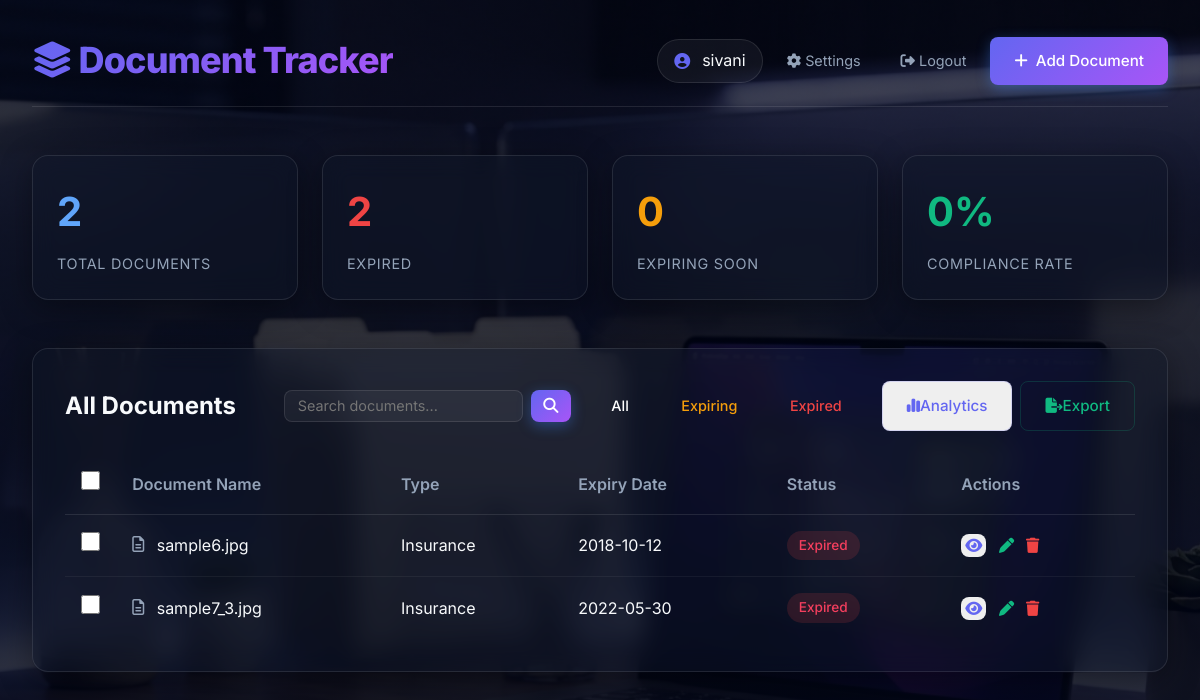
Screenshot of / (signed in) with the database file from the repository.
### tables this page shows
CREATE TABLE users (
            id INTEGER PRIMARY KEY AUTOINCREMENT,
            username TEXT UNIQUE NOT NULL,
            password_hash TEXT NOT NULL
        );

CREATE TABLE documents (
id INTEGER PRIMARY KEY AUTOINCREMENT,
name TEXT,
type TEXT,
expiry_date TEXT
, filename TEXT, user_id INTEGER REFERENCES users (id), tags TEXT);

### app.py (the view)
@app.route('/')
@login_required
def dashboard():
    search_query = request.args.get('search', '')
    db = get_db()
    cursor = db.cursor()
    if search_query:
        cursor.execute("""
            SELECT * FROM documents
            WHERE user_id = ? AND (name LIKE ? OR type LIKE ?)
        """, (current_user.id, f'%{search_query}%', f'%{search_query}%'))
    else:
        cursor.execute("SELECT * FROM documents WHERE user_id = ?", (current_user.id,))
    docs = cursor.fetchall()
    today = date.today()
    expired = expiring = 0
    processed_docs = []
    for row in docs:
        d = dict(row) # Convert to dict
        status = "No Expiry"
        expiry_str = d['expiry_date']
        expiry_date = None
        if expiry_str:
            try:
                expiry_date = datetime.strptime(str(expiry_str), '%Y-%m-%d').date()
            except:
                expiry_date = None
        if expiry_date:
            days = (expiry_date - today).days
            if days < 0:
                status = "Expired"
                expired += 1
            elif days <= 15:
                status = "Expiring Soon"
                expiring += 1
            else:
                status = "Valid"
        d['status'] = status
        processed_docs.append(d)
    total = len(processed_docs)
    compliance = 0 if total == 0 else int(((total - expired) / total) * 100)
    return render_template(
        'dashboard.html',
        docs=processed_docs,
        total=total,
        expired=expired,
        expiring=expiring,
        compliance=compliance,
        search_query=search_query
    )

### app.py (called while the page is built)
@login_manager.user_loader
def load_user(user_id):
    db = get_db()
    cursor = db.cursor()
    cursor.execute("SELECT * FROM users WHERE id = ?", (user_id,))
    user_row = cursor.fetchone()
    db.close()
    if user_row:
        return User(id=user_row['id'], username=user_row['username'])
    return None

def get_db():
    conn = sqlite3.connect(DB_PATH)
    conn.row_factory = sqlite3.Row  # Access columns by name
    return conn

### templates/dashboard.html (shortened to what this page needs)
<!DOCTYPE html>
<html lang="en">
<head>
    <link rel="stylesheet" href="{{ url_for('static', filename='style.css') }}">
    <link rel="stylesheet" href="https://cdnjs.cloudflare.com/ajax/libs/font-awesome/6.4.0/css/all.min.css">
</head>
<body>
    <div class="container">
        <header>
            <div class="logo-area">
                <h1><i class="fa-solid fa-layer-group"></i> Document Tracker</h1>
            </div>
            <div class="user-profile">
                <div class="user-info">
                    <i class="fa-solid fa-user-circle"></i>
                    <span>{{ current_user.username }}</span>
                </div>
                <a href="{{ url_for('settings') }}" class="logout-link" style="margin-right: 1rem;"><i
                        class="fa-solid fa-gear"></i> Settings</a>
                <a href="{{ url_for('logout') }}" class="logout-link"><i class="fa-solid fa-sign-out-alt"></i>
                    Logout</a>
                <a href="{{ url_for('add_document') }}" class="btn btn-primary">
                    <i class="fa-solid fa-plus" style="margin-right: 8px;"></i> Add Document
                </a>
            </div>
        </header>
        <div class="stats-grid">
            <div class="stat-card">
                <div class="stat-value" style="color: #60a5fa;">{{ total }}</div>
                <div class="stat-label">Total Documents</div>
            </div>
            <div class="stat-card">
                <div class="stat-value" style="color: #ef4444;">{{ expired }}</div>
                <div class="stat-label">Expired</div>
            </div>
            <div class="stat-card">
                <div class="stat-value" style="color: #f59e0b;">{{ expiring }}</div>
                <div class="stat-label">Expiring Soon</div>
            </div>
            <div class="stat-card">
                <div class="stat-value" style="color: #10b981;">{{ compliance }}%</div>
                <div class="stat-label">Compliance Rate</div>
            </div>
        </div>
        <div class="documents-section">
            <div class="section-header">
                <h2>All Documents</h2>
                <div class="filters" style="display: flex; align-items: center; gap: 1rem; flex-wrap: wrap;">
                    <form action="{{ url_for('dashboard') }}" method="GET" class="search-form"
                        style="display: flex; gap: 0.5rem;">
                        <input type="text" name="search" placeholder="Search documents..." value="{{ search_query }}"
                            style="background: rgba(255,255,255,0.05); border: 1px solid rgba(255,255,255,0.1); color: white; border-radius: 0.5rem; padding: 0.4rem 0.8rem; font-size: 0.9rem;">
                        <button type="submit" class="btn btn-primary" style="padding: 0.4rem 0.8rem;">
                            <i class="fa-solid fa-magnifying-glass"></i>
                        </button>
                    </form>
                    <div class="filter-links">
                        <a href="{{ url_for('dashboard') }}" class="btn" style="color:white; font-size:0.9rem;">All</a>
                        <a href="{{ url_for('expiring_documents') }}" class="btn"
                            style="color:#f59e0b; font-size:0.9rem;">Expiring</a>
                        <a href="{{ url_for('expired_documents') }}" class="btn"
                            style="color:#ef4444; font-size:0.9rem;">Expired</a>
                    </div>
                    <div class="bulk-actions" style="margin-left: auto; display: flex; gap: 0.5rem;">
                        <button id="toggleAnalytics" class="btn"
                            style="color: #6366f1; border: 1px solid rgba(99, 102, 241, 0.2);">
                            <i class="fa-solid fa-chart-simple"></i> Analytics
                        </button>
                        <a href="{{ url_for('export_csv') }}" class="btn"
                            style="color: #10b981; border: 1px solid rgba(16, 185, 129, 0.2);">
                            <i class="fa-solid fa-file-export"></i> Export
                        </a>
                    </div>
                </div>
            </div>
            <form id="bulkActionForm" action="{{ url_for('bulk_delete') }}" method="POST">
                {% if docs %}
                <table>
                    <thead>
                        <tr>
                            <th style="width: 40px;"><input type="checkbox" id="selectAll"></th>
                            <th>Document Name</th>
                            <th>Type</th>
                            <th>Expiry Date</th>
                            <th>Status</th>
                            <th>Actions</th>
                        </tr>
                    </thead>
                    <tbody>
                        {% for doc in docs %}
                        <tr>
                            <td><input type="checkbox" name="doc_ids" value="{{ doc['id'] }}" class="doc-checkbox"></td>
                            <td>
                                <i class="fa-regular fa-file-lines" style="margin-right:8px; color:#94a3b8;"></i>
                                <div style="display: inline-block; vertical-align: middle;">
                                    <div>{{ doc['name'] }}</div>
                                </div>
                            </td>
                            <td>{{ doc['type'] }}</td>
                            <td>
                                {% if doc['expiry_date'] %}
                                {{ doc['expiry_date'] }}
                                {% else %}
                                <span style="color: #64748b;">N/A</span>
                                {% endif %}
                            </td>
                            <td>
                                {% if doc['status'] == 'Valid' %}
                                <span class="status-badge status-valid">Valid</span>
                                {% elif doc['status'] == 'Expiring Soon' %}
                                <span class="status-badge status-expiring">Expiring Soon</span>
                                {% elif doc['status'] == 'Expired' %}
                                <span class="status-badge status-expired">Expired</span>
                                {% else %}
                                <span class="status-badge" style="background:rgba(255,255,255,0.1);">Unknown</span>
                                {% endif %}
                            </td>
                            <td>
                                <button type="button" class="btn preview-btn" style="color:#6366f1; padding:0.25rem;"
                                    data-url="{{ url_for('uploaded_file', filename=doc['filename']) }}"
                                    data-title="{{ doc['name'] }}">
                                    <i class="fa-solid fa-eye"></i>
                                </button>
                                <a href="{{ url_for('edit_document', id=doc['id']) }}" class="btn"
                                    style="color:#10b981; padding:0.25rem; margin: 0 4px;">
                                    <i class="fa-solid fa-pen"></i>
                                </a><button type="button" class="btn delete-btn" data-id="{{ doc['id'] }}"
                                    style="color:#ef4444; padding:0.25rem; background:none; border:none; cursor:pointer;">
                                    <i class="fa-solid fa-trash"></i>
                                </button>
                            </td>
                        </tr>
                        {% endfor %}
                    </tbody>
                </table>
            </form>
            {% else %}
            <div style="text-align: center; padding: 3rem; color: #64748b;">
                <i class="fa-regular fa-folder-open" style="font-size: 3rem; margin-bottom: 1rem;"></i>
                <p>No documents found. Start by adding one!</p>
            </div>
            {% endif %}
        </div>
    </div>
</body>
</html>

### static/style.css (style rules this page uses)
:root { --bg-color: #020617; --text-color: #f8fafc; --card-bg: rgba(15, 23, 42, 0.4); --card-border: 1px solid rgba(255, 255, 255, 0.1); --primary: #6366f1; --primary-hover: #4f46e5; --danger: #f43f5e; --warning: #f59e0b; --success: #10b981; --glass-shadow: 0 8px 32px 0 rgba(0, 0, 0, 0.37); --premium-gradient: linear-gradient(135deg, #6366f1 0%, #a855f7 100%); --accent-glow: 0 0 15px rgba(99, 102, 241, 0.3); }
* { box-sizing: border-box; margin: 0; padding: 0; }
body { font-family: 'Inter', sans-serif; background: linear-gradient(rgba(2, 6, 23, 0.7), rgba(2, 6, 23, 0.85)), url('bg.png'); background-size: cover; background-position: center; background-attachment: fixed; color: var(--text-color); line-height: 1.6; min-height: 100vh; }
.container { max-width: 1200px; margin: 0 auto; padding: 2rem; }
header { display: flex; justify-content: space-between; align-items: center; margin-bottom: 3rem; padding-bottom: 1rem; border-bottom: var(--card-border); }
h1 { font-size: 2.25rem; font-weight: 800; background: var(--premium-gradient); -webkit-background-clip: text; background-clip: text; -webkit-text-fill-color: transparent; letter-spacing: -0.025em; }
.btn { display: inline-flex; align-items: center; padding: 0.75rem 1.5rem; border-radius: 0.5rem; font-weight: 500; text-decoration: none; transition: all 0.2s ease; border: none; cursor: pointer; font-family: inherit; font-size: 0.95rem; }
.btn-primary { background: var(--premium-gradient); color: white; box-shadow: 0 4px 14px 0 rgba(59, 130, 246, 0.39); }
.stats-grid { display: grid; grid-template-columns: repeat(auto-fit, minmax(240px, 1fr)); gap: 1.5rem; margin-bottom: 3rem; }
.stat-card { background: var(--card-bg); backdrop-filter: blur(12px); border: var(--card-border); border-radius: 1rem; padding: 1.5rem; box-shadow: var(--glass-shadow); transition: transform 0.2s; }
.stat-value { font-size: 2.5rem; font-weight: 700; margin-bottom: 0.5rem; }
.stat-label { color: #94a3b8; font-size: 0.9rem; text-transform: uppercase; letter-spacing: 0.05em; }
.documents-section { background: var(--card-bg); backdrop-filter: blur(12px); border: var(--card-border); border-radius: 1rem; padding: 2rem; box-shadow: var(--glass-shadow); }
.section-header { display: flex; justify-content: space-between; align-items: center; margin-bottom: 1.5rem; }
table { width: 100%; border-collapse: separate; border-spacing: 0; }
th { text-align: left; padding: 1rem; color: #94a3b8; font-weight: 600; border-bottom: var(--card-border); }
td { padding: 1rem; border-bottom: 1px solid rgba(255, 255, 255, 0.05); }
tr:last-child td { border-bottom: none; }
.status-badge { display: inline-block; padding: 0.25rem 0.75rem; border-radius: 9999px; font-size: 0.85rem; font-weight: 500; }
.status-expired { background-color: rgba(239, 68, 68, 0.15); color: var(--danger); }
input[type="text"], input[type="date"], select { width: 100%; padding: 0.8rem; background: rgba(15, 23, 42, 0.5); border: var(--card-border); border-radius: 0.5rem; color: white; font-family: inherit; }
input[type="checkbox"] { width: 1.2rem; height: 1.2rem; accent-color: var(--primary); cursor: pointer; }
.user-profile { display: flex; align-items: center; gap: 1.5rem; }
.user-info { display: flex; align-items: center; gap: 0.75rem; background: rgba(255, 255, 255, 0.05); padding: 0.5rem 1rem; border-radius: 2rem; border: var(--card-border); }
.user-info i { color: var(--primary); }
.logout-link { color: #94a3b8; text-decoration: none; font-size: 0.9rem; transition: color 0.2s; }

### rows the page displays
users: username "sivani"
documents: name "sample6.jpg", type "Insurance", expiry_date "2018-10-12"
documents: name "sample7_3.jpg", type "Insurance", expiry_date "2022-05-30"

### other values shown
{{ total }} "2"
{{ expired }} "2"
{{ expiring }} "0"
{{ compliance }} "0"
